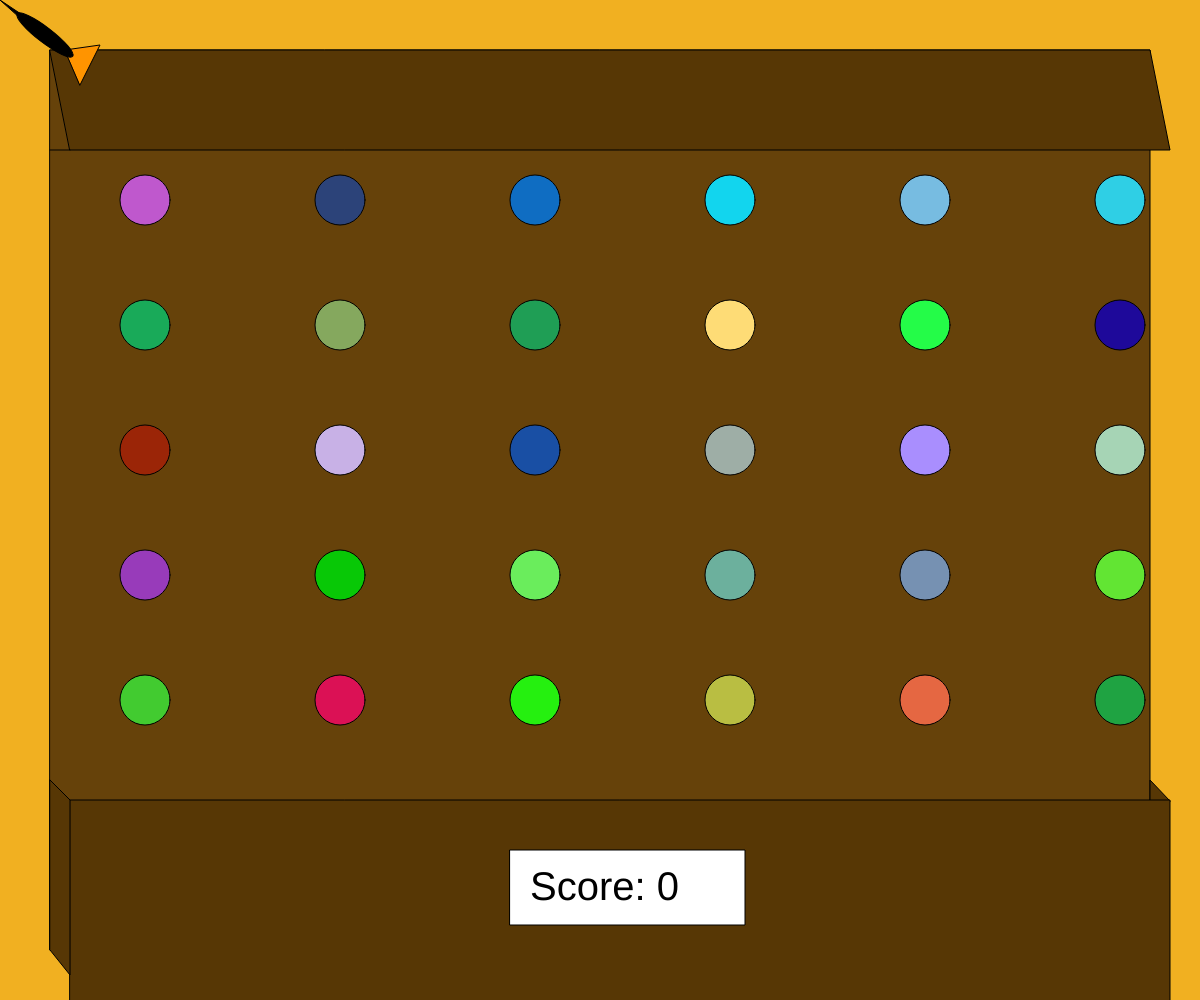
Frame 1 (no input)
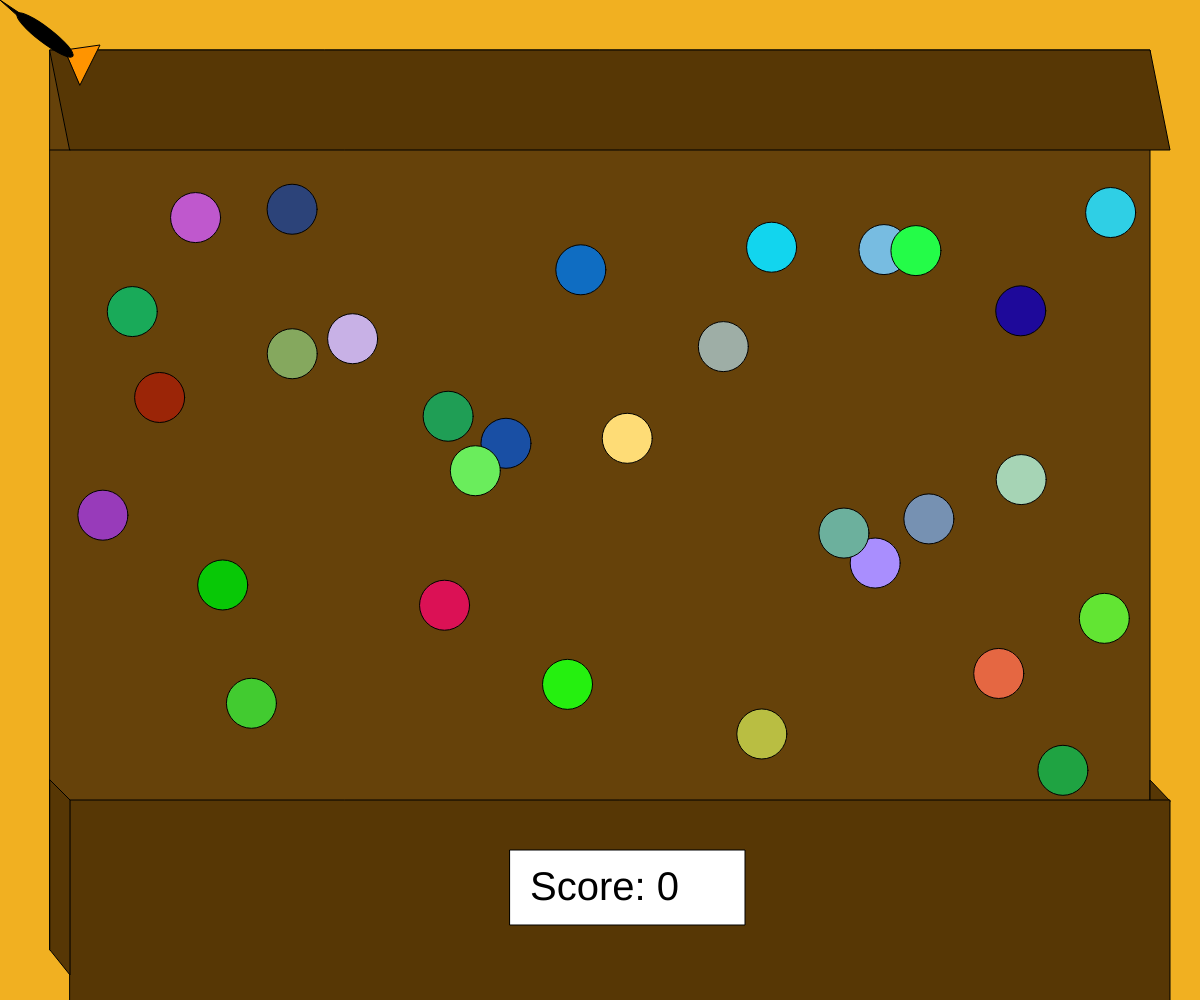
Frame 60 (no input)
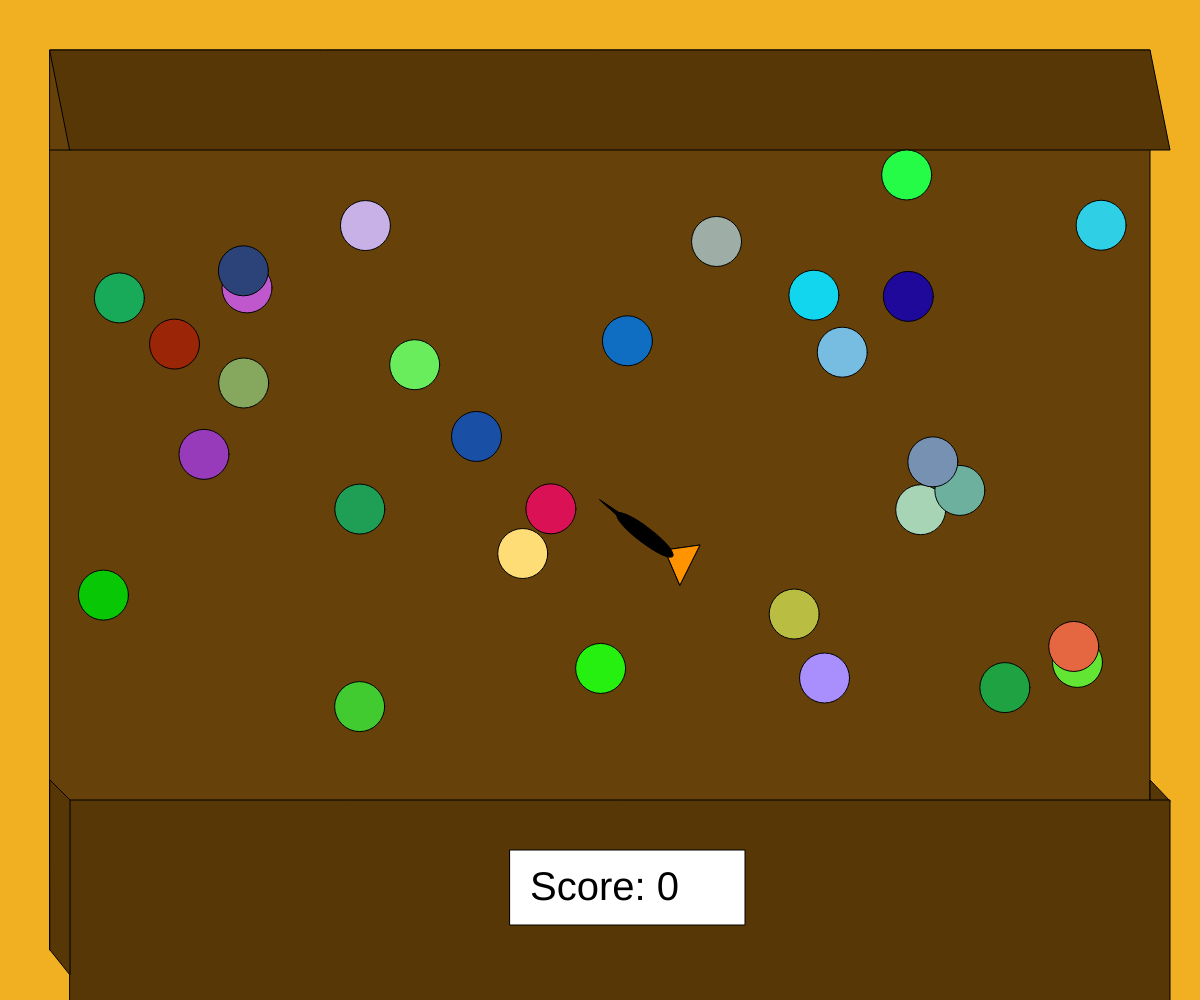
Frame 120 (the mouse pressed at the canvas centre since frame 60)

The p5.js sketch that drew these frames (run headless with seeded random() and noise() and a simulated clock; from frame 60 on, the mouse is pressed at the canvas centre):

// p5.js sketch
// ── sketch.js
//Frederick Cantarine

let balloons = [];
let balloonNum = 25;
let darts = [];
let dartNum = 10;

var moveX;
var moveY;
var clicked = false;
var hit = false;
var score = 0;
var fail = false;
var done = false;


function setup(){
  createCanvas(windowWidth, windowHeight);
  bgColor = color('rgb(241, 176, 33)');

//adds balloons till all balloons are shown
    for (let moveY  = 200; moveY < windowHeight - 200; moveY += windowHeight/8) {
      for (let moveX = 70; moveX < windowWidth - 130; moveX += windowWidth/10) {
        moveX += windowWidth/16;
        balloons.push(new Balloons(moveX, moveY));
      }
      moveY += 0;
    }
  }

function draw() {
  background(bgColor);
  //noCursor();
  booth();



// draws balloons. adds 1 to balloons counter
  for (var i = 0; i < balloons.length; i++){
    balloons[i].frame();
  }

  for (var i = 0; i < darts.length; i++){
    darts[i].frame();
  }

//if player hits 10 ballons with 10 darts they win, otherwise they lose
if (darts.length == 10 ){
  balloons.length = 0;
  darts.length = 0;
  done = true;
}



  scoreBoard();
  dart();

  if(done){
    if (score == 100){
      prize();
    }
    else {
      lose();
    }

  }
}

//removes the ballon if clicked
function mousePressed(){

  for (let i = balloons.length - 1; i >= 0; i--){
    if (balloons[i].explode(mouseX, mouseY)){
      balloons.splice(i, 1);
      clicked = true;
      hit = true;
    }
  }
//only allows darts to be thrown if they are within the booth frame
    if (mouseX >= 50 && mouseX <= windowWidth - 50 && mouseY >= 150 && mouseY <=windowHeight - 200){
      darts.push(new Darts(mouseX, mouseY));
      }
}

//if balloon is popped, then score goes up
function scoreBoard(){
  fill(255);
  rect(windowWidth/2 - 90, windowHeight - 150, 235, 75);
  textSize(40);
  fill(0);
  text( 'Score: ' + score, windowWidth/2 - 70, windowHeight - 100);
  if (hit == true){
    score += 10;
    hit = false;
  }
}

//draws background booth
function booth(){
  fill('rgb(102, 66, 10)');
  rect(50, 50, windowWidth - 100, windowHeight - 100);
  fill('rgb(87, 55, 5)');
  quad(50, 50, windowWidth - 50, 50, windowWidth - 30, 150, 70, 150 );
  triangle(windowWidth - 50, windowHeight - 199, windowWidth - 50, windowHeight - 220, windowWidth - 30, windowHeight - 199 );
  rect(70, windowHeight - 200, windowWidth - 100, windowHeight - 566 );
  quad(50, windowHeight - 220, 70, windowHeight - 200, 70, windowHeight - 25,50, windowHeight - 50 );
  fill(0);
  line(70, 150, 50, 150);
}

//moves a dart with the cursor
function dart(){
  push();
  translate( mouseX, mouseY );
  translate(45, 35);
  fill(0);
  triangle(-45, -35, 0, -5, 0, 5);
  fill('rgb(255, 148, 0)')
  triangle(20, 15, 55, 10, 35, 50);
  rotate(PI/4.8);
  fill(0);
  ellipse (0, 0, 70, 15);
  pop();
}

function lose(){
  textSize(50);
  fill('rgb(233, 23, 5)');
  text('You lose!', windowWidth/2 - 80 , windowHeight/2 - 250);
}

//creates the prize
function prize(){
  textSize(50);
  fill('rgb(59, 215, 43)');
  text('You win!', windowWidth/2 - 80 , windowHeight/2 - 250);
  push();
  //Bear's body
  fill('rgb(117, 66, 190)');
  ellipse(windowWidth/2 + 20, windowHeight/2 - 10, 100, 120);
  fill(0);
  ellipse(windowWidth/2 + 20, windowHeight/2 -30, 10);
  ellipse(windowWidth/2 + 20, windowHeight/2 -10, 10);
  ellipse(windowWidth/2 + 20, windowHeight/2 +10, 10);
  //Bear's limbs
  fill('rgb(117, 66, 190)');
  ellipse(windowWidth/2 - 40, windowHeight/2 - 30, 50, 30);
  ellipse(windowWidth/2 + 80, windowHeight/2 - 30, 50, 30);
  ellipse(windowWidth/2 - 20, windowHeight/2 + 50, 50, 30);
  ellipse(windowWidth/2 + 60, windowHeight/2 + 50, 50, 30);
  //Bear's head
  fill('rgb(117, 66, 190)');
  ellipse(windowWidth/2 - 10, windowHeight/2 - 150, 50);
  ellipse(windowWidth/2 + 50, windowHeight/2 - 150, 50);
  fill(0);
  ellipse(windowWidth/2 - 10, windowHeight/2 - 150, 30);
  ellipse(windowWidth/2 + 50, windowHeight/2 - 150, 30);
  fill('rgb(117, 66, 190)');
  ellipse(windowWidth/2 + 20, windowHeight/2 - 100, 100);
  fill(255);
  ellipse(windowWidth/2, windowHeight/2 - 110, 20);
  ellipse(windowWidth/2 + 40, windowHeight/2 - 110, 20);
  fill(255);
  arc(windowWidth/2 + 20, windowHeight/2 - 85, 60 , 30, 0, PI);
  pop();
}

class Darts {

  constructor(lx, ly){
    this.translate_x = lx + 45;
    this.translate_y = ly + 35;
    this.tri1_x1 = -45;
    this.tri1_y1 = -35;
    this.tri1_x2 = 0;
    this.tri1_y2 = -5;
    this.tri1_x3 = 0;
    this.tri1_y3 = 5;
    this.tri2_x1 = 20;
    this.tri2_y1 = 15;
    this.tri2_x2 = 55;
    this.tri2_y2 = 10;
    this.tri2_x3 = 35;
    this.tri2_y3 = 50;
    this.rotate = PI/4.8;
    this.ellipse_loc = 0;
    this.ellipse_x = 70;
    this.ellipse_y = 15;
    this.color_1 = 0;
    this.color_2 = color(255, 148, 0);
    }

    frame(){
      this.display();
    }

    display(){
      push();
      translate(this.translate_x, this.translate_y);
      fill(this.color_1);
      triangle(this.tri1_x1, this.tri1_y1, this.tri1_x2, this.tri1_y2, this.tri1_x3, this.tri1_y3);
      fill(this.color_2)
      triangle(this.tri2_x1, this.tri2_y1, this.tri2_x2, this.tri2_y2, this.tri2_x3, this.tri2_y3);
      rotate(this.rotate);
      fill(this.color_1);
      ellipse(this.ellipse_loc, this.ellipse_loc, this.ellipse_x, this.ellipse_y);
      pop();
    }
}

class Balloons {

  constructor(lx, ly){
    this.size_r = 50;
    this.loc_x = lx;
    this.loc_y = ly;
    this.move_x = moveX;
    this.move_y = moveY;
    this.deltaX = random(-2, 2);
    this.deltaY = random(-2, 2);
    this.body_color = color(random(255), random(255), random(255));
  }

  frame(){
    this.display();
    this.explode();
    this.bounce();
  }

  //displays ballons
  display(){
    push();
    translate(this.loc_x, this.loc_y);
    fill(this.body_color);
    ellipse(0, 0, this.size_r);
    pop();
  }

  //checks if dart is on balloon
  explode(px, py) {
   let d = dist(px, py, this.loc_x, this.loc_y);
   if (d < this.size_r*0.5){
     return true;
       //balloons.splice(i, 1);
   }
   return false;
 }

  bounce(){
   this.loc_x += this.deltaX;
   this.loc_y += this.deltaY;

   if (this.loc_x + this.size_r *0.5 >= windowWidth - 50){
     this.deltaX *= -1;
   }
   if (this.loc_x + this.size_r *0.5 < 100){
     this.deltaX *= -1;
   }
   if(this.loc_y + this.size_r *0.5 >= windowHeight -200){
     this.deltaY *= -1;
   }
   if(this.loc_y + this.size_r*0.5 <= 200){
     this.deltaY *= -1;
   }

  }
}
